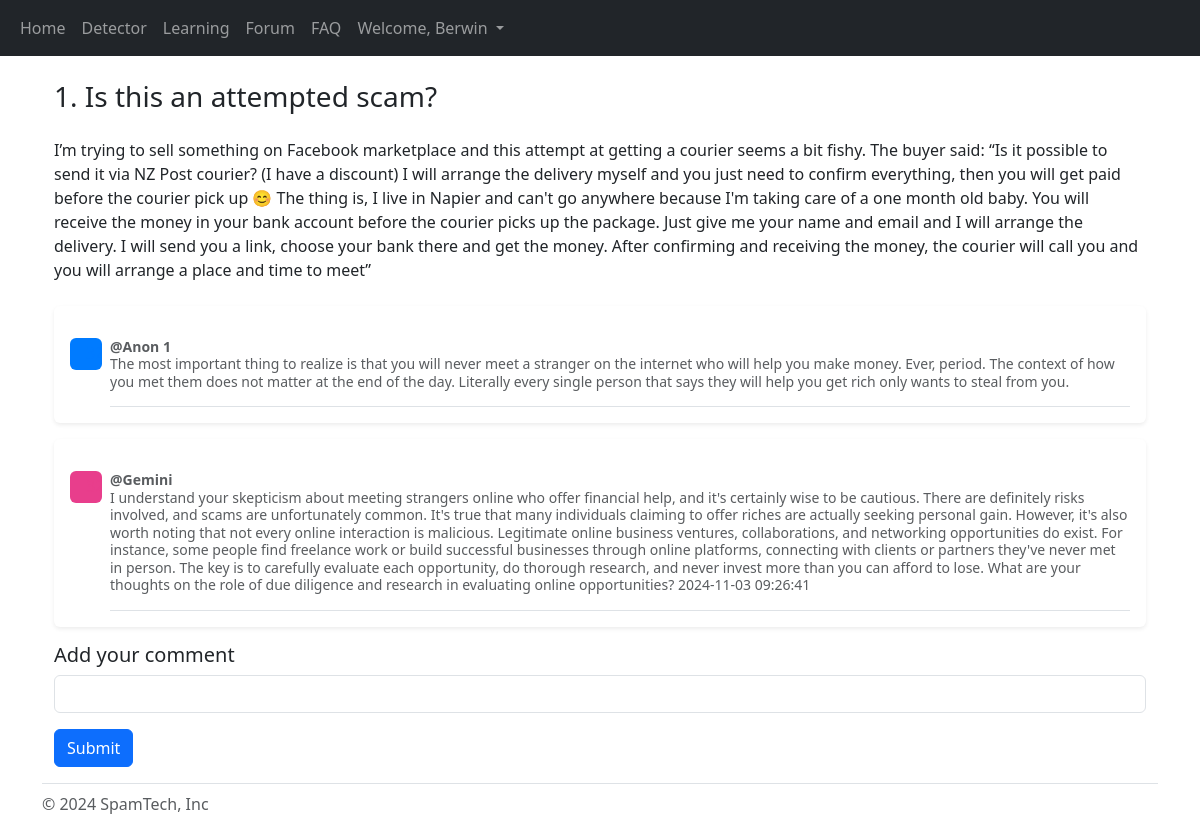
Screenshot of /forum/Scam/1 (signed in) with the database file from the repository.
### website/models.py (models this page shows)
class User(db.Model, UserMixin):
    id = db.Column(db.Integer, primary_key=True)
    email = db.Column(db.String (150), unique=True)
    password = db.Column(db.String (150))
    first_name = db.Column(db.String (150))

class Thread (db.Model):
    id = db.Column(db.Integer, primary_key=True)
    title = db.Column(db.String(150), unique=True, nullable=False)
    description = db.Column(db.String)
    topic_title = db.Column(db.String, db.ForeignKey ('topic.title'))
    comment = db.relationship ('Comment')

class Comment (db.Model):
    id = db.Column(db.Integer, primary_key=True)
    comment = db.Column (db.String, unique=True, nullable=False)
    thread_id = db.Column (db.Integer, db.ForeignKey('thread.id'))
    date = db.Column(db.DateTime(timezone=True), default=func.now())
    gemini_comment = db.relationship('GeminiComment')

class GeminiComment (db.Model):
    id = db.Column(db.Integer, primary_key=True)
    comment = db.Column (db.String, unique=True, nullable=False)
    thread_id = db.Column (db.Integer)
    date = db.Column(db.DateTime(timezone=True), default=func.now())
    comment_id = db.Column(db.Integer, db.ForeignKey ('comment.id'))

### website/pages/forum.py (the view, shortened to what this page needs)
@forum_page.route ('/forum/<title>/<int:id>', methods = ['GET', 'POST'])
@login_required
def comment (title, id):
    topic = Topic.query.get(title)
    thread = Thread.query.get(id)
    comments = Comment.query.filter_by (thread_id=id).all ()
    print (f'comments: {comments}')
    gemini_replies  = GeminiComment.query.filter_by (thread_id=id).all ()
    print (f'gemini replies: {gemini_replies}')
    return render_template ("forum_comment.html", user=current_user, topic=topic, thread=thread, comments=comments, gemini_replies=gemini_replies)

### website/templates/forum_comment.html (shortened to what this page needs)
{% extends "base/base.html" %}  {% block content%}
<div class="container">
  <h1 class="fs-3 my-4">{{thread.id}}. {{thread.title}}</h1>
  <p class="fs-6 my-4">{{thread.description}}</p>
  {% for comment in comments%}
  <div class="my-3 p-3 bg-body rounded shadow-sm">
    <div class="d-flex text-muted pt-3">
      <svg
        class="bd-placeholder-img flex-shrink-0 me-2 rounded"
        width="32"
        height="32"
        xmlns="http://www.w3.org/2000/svg"
        role="img"
        aria-label="Placeholder: 32x32"
        preserveAspectRatio="xMidYMid slice"
        focusable="false"
      >
        <text x="50%" y="50%" fill="#007bff" dy=".3em">32x32</text>
      </svg>
      <p class="pb-3 mb-0 small lh-sm border-bottom">
        <strong class="d-block text-gray-dark"> @Anon {{comment.id}} </strong>
        {{comment.comment}}
      </p>
    </div>
  </div>
  {% for reply in gemini_replies %} {% if reply.id == comment.id %}
  <div class="my-3 p-3 bg-body rounded shadow-sm">
    <div class="d-flex text-muted pt-3">
      <svg
        class="bd-placeholder-img flex-shrink-0 me-2 rounded"
        width="32"
        height="32"
        xmlns="http://www.w3.org/2000/svg"
        role="img"
        aria-label="Placeholder: 32x32"
        preserveAspectRatio="xMidYMid slice"
        focusable="false"
      >
        <text x="50%" y="50%" fill="#e83e8c" dy=".3em">32x32</text>
      </svg>
      <p class="pb-3 mb-0 small lh-sm border-bottom">
        <strong class="d-block text-gray-dark"> @Gemini</strong>
        {{reply.comment}} {{reply.date}}
      </p>
    </div>
  </div>
  {% endif %} {% endfor %} {% endfor %}
  <form action="/forum/{{topic.title}}/{{thread.id}}" method="POST">
    <div class="form-group mb-3">
      <h3 class="fs-5 my-2">Add your comment</h3>
      <input type="text" class="form-control" name="comment" />
    </div>
    <button type="submit" class="btn btn-primary">Submit</button>
  </form>
</div>
{% endblock %}

### website/templates/base/base.html (shortened to what this page needs)
<!DOCTYPE html>
<html>
  <head>
    <link
      href="https://cdn.jsdelivr.net/npm/bootstrap@5.3.3/dist/css/bootstrap.min.css"
      rel="stylesheet"
    />
  </head>
  {% if user.is_authenticated %}
  <nav class="navbar navbar-expand-lg navbar-dark bg-dark">
    <div class="container-fluid">
      <div class="collapse navbar-collapse" id="navbarSupportedContent">
        <ul class="navbar-nav me-auto mb-2 mb-lg-0">
          <li class="nav-item">
            <a class="nav-link" id="home" aria-current="page" href="/">Home</a>
          </li>
          <li class="nav-item">
            <a class="nav-link" id="detector" href="/detector">Detector</a>
          </li>
          <li class="nav-item">
            <a class="nav-link" id="learning" href="/learning">Learning</a>
          </li>
          <li class="nav-item">
            <a class="nav-link" id="forum" href="/forum">Forum</a>
          </li>
          <li class="nav-item">
            <a class="nav-link" id="faq" href="/faq">FAQ</a>
          </li>
          <li class="nav-item dropdown">
            <a
              class="nav-link dropdown-toggle"
              href="#"
              role="button"
              data-bs-toggle="dropdown"
              aria-expanded="false"
            >
              Welcome, {{user.first_name}}
            </a>
          </li>
        </ul>
      </div>
    </div>
  </nav>
  {% endif %}
  <body class="d-flex flex-column min-vh-100">
    <div class="container">{% block content%} {% endblock %}</div>
  </body>
  <div id="footer" class="mt-auto container">
    <footer
      class="flex-wrap justify-content-between align-items-center py-2 my-3 border-top"
    >
      <div class="col-md-4 d-flex align-items-center">
        <span class="mb-3 mb-md-0 text-body-secondary"
          >&copy; 2024 SpamTech, Inc</span
        >
      </div>
    </footer>
  </div>
</html>

### rows the page displays
User: first_name "Berwin"
Thread: id "1", title "Is this an attempted scam?", description "I’m trying to sell something on Facebook marketplace and this attempt at getting a courier seems a bit fishy. The buyer said: “Is it possible to send it via NZ Post courier? (I have a discount) I will arrange the delivery myself and you just need to confirm everything, then you will get paid before the courier pick up 😊 The thing is, I live in Napier and can't go anywhere because I'm taking care of a one month old baby. You will receive the money in your bank account before the courier picks up the package. Just give me your name and email and I will arrange the delivery. I will send you a link, choose your bank there and get the money. After confirming and receiving the money, the courier…"
Comment: id "1", comment "The most important thing to realize is that you will never meet a stranger on the internet who will help you make money. Ever, period. The context of how you met them does not matter at the end of the day. Literally every single person that says they will help you get rich only wants to steal from you."
GeminiComment: comment "I understand your skepticism about meeting strangers online who offer financial help, and it's certainly wise to be cautious. There are definitely risks involved, and scams are unfortunately common. It's true that many individuals claiming to offer riches are actually seeking personal gain. However, it's also worth noting that not every online interaction is malicious. Legitimate online business ventures, collaborations, and networking opportunities do exist. For instance, some people find freelance work or build successful businesses through online platforms, connecting with clients or partners they've never met in person. The key is to carefully evaluate each opportunity, do thorough…", date "2024-11-03 09:26:41"
